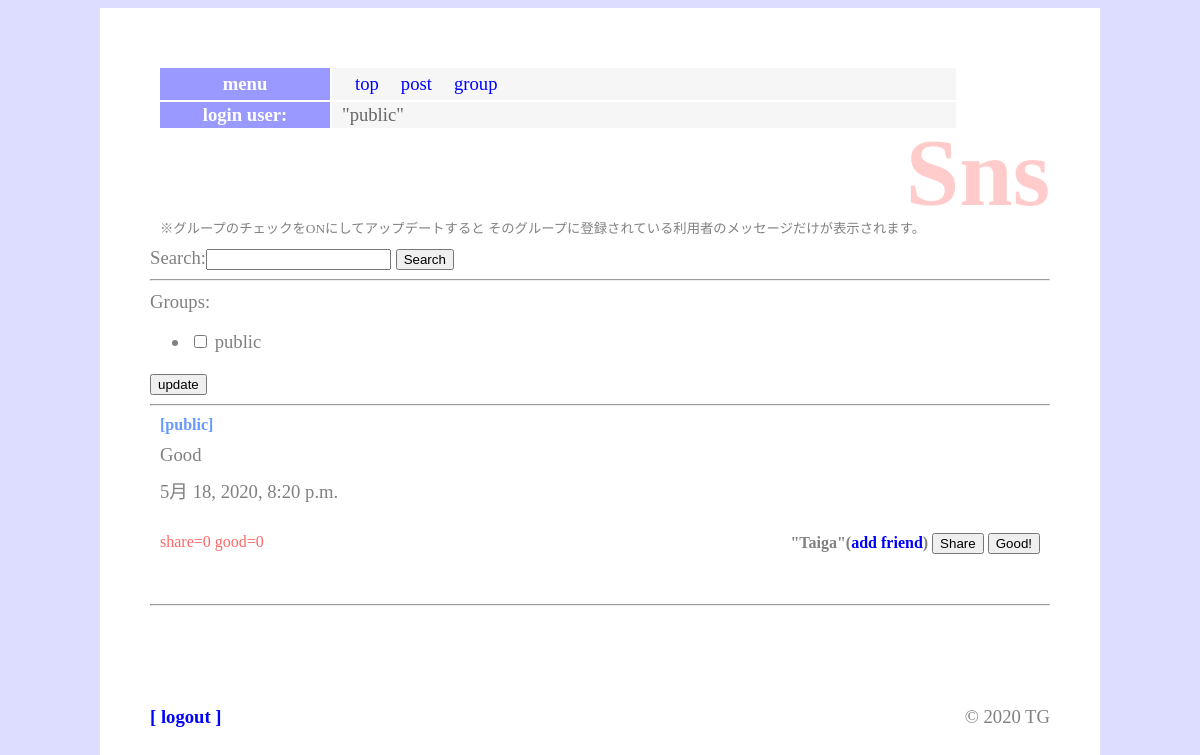
/sns/ (signed in), run on the app's committed database.
### sns/models.py (models this page shows, shortened)
class Message(models.Model):
    owner       = models.ForeignKey(User, on_delete=models.CASCADE, related_name='message_owner')
    group       = models.ForeignKey('Group', on_delete=models.CASCADE)
    content     = models.TextField(max_length=1000)
    share_id    = models.IntegerField(default=-1)
    good_count  = models.IntegerField(default=0)
    share_count = models.IntegerField(default=0)
    pub_data    = models.DateTimeField(auto_now_add=True)
    class Meta:
        ordering = ('-pub_data',)

### sns/views.py (the view)
# urls.py: path('', views.index, name='index'),
@login_required(login_url='/admin/login/')
def index(request):
    (public_user, public_group) = get_public()
    if request.method == 'POST':
        if request.POST['mode'] == '__check_form__':
            searchform = SearchForm()
            checkform = GroupCheckForm(request.user, request.POST)
            glist = []
            for item in request.POST.getlist('groups'):
                glist.append(item)
            messages = get_your_group_message(request.user, glist, None)
        if request.POST['mode'] == '__search_form__':
            searchform = SearchForm(request.POST)
            checkform = GroupCheckForm(request.user)
            gps = Group.objects.filter(owner=request.user)
            glist = [public_group]
            for item in gps:
                glist.append(item)
            messages = get_your_group_message(request.user, glist, request.POST['search'])
    else:
        searchform = SearchForm()
        checkform = GroupCheckForm(request.user)
        gps = Group.objects.filter(owner=request.user)
        glist = [public_group]
        for item in gps:
            glist.append(item)
        messages = get_your_group_message(request.user, glist, None)
    params = {
            'login_user': request.user,
            'contents': messages,
            'check_form': checkform,
            'search_form': searchform,
        }
    return render(request, 'sns/index.html', params)

### sns/forms.py
class GroupCheckForm(forms.Form):
    def __init__(self, user, *args, **kwargs):
        super(GroupCheckForm, self).__init__(*args, **kwargs)
        public = User.objects.filter(username='public').first()
        self.fields['groups'] = forms.MultipleChoiceField( \
                choices=[(item.title, item.title) for item in \
                    Group.objects.filter(owner__in=[user, public])],
                widget=forms.CheckboxSelectMultiple(),
            )

class SearchForm(forms.Form):
    search = forms.CharField(max_length=100)

### sns/models.py (called while the page is built)
    def __str__(self):
        return self.title

### sns/views.py (called while the page is built)
def get_your_group_message(owner, glist, find):
    (public_user, public_group) = get_public()
    groups = Group.objects.filter(Q(owner=owner) | Q(owner=public_user)).filter(title__in=glist)
    me_friends = Friend.objects.filter(group__in=groups)
    me_users = []
    for f in me_friends:
        me_users.append(f.user)
    his_groups = Group.objects.filter(owner__in=me_users)
    his_friends = Friend.objects.filter(user=owner).filter(group__in=his_groups)
    me_groups = []
    for hf in his_friends:
        me_groups.append(hf.group)
    if find == None:
        messages = Message.objects.filter(Q(group__in=groups) | Q(group__in=me_groups))[:100]
    else:
        messages = Message.objects.filter(Q(group__in=groups) | Q(group__in=me_groups)).filter(content__contains=find)[:100]
    return messages

def get_public():
    public_user = User.objects.filter(username='public').first()
    public_group = Group.objects.filter(owner=public_user).first()
    return (public_user, public_group)

### sns/templates/sns/index.html (shortened to what this page needs)
{% extends 'sns/layout.html' %}
{% block header %}
  <h1>Sns</h1>
  <p class="caption">
    ※グループのチェックをONにしてアップデートすると
    そのグループに登録されている利用者のメッセージだけが表示されます。
  </p>
{% endblock %}
{% block content %}
  <form action="{% url 'index' %}" method="post">
     {{ search_form }}
     <button>Search</button>
  </form>
  <hr>
  <form action="{% url 'index' %}" method="post">
     {{ check_form}}
    <button>update</button>
  </form>
  {% for item in contents %}
    <hr>
    <p class="message_public">
      {% if item.group.title == 'public' %}
        [public]
      {% endif %}
    </p>
    <p class="message_content">{{ item.content }}</p>
    <p class="message_data">{{ item.pub_data }}</p>
    <p class="message_owner">
      <span class="message_counter">share={{ item.share_count }} good={{ item.good_count }}</span>
      "{{ item.owner }}"(<a href="{% url 'add' %}?name={{ item.owner }}">add friend</a>)
      <a href="{% url 'share' item.id %}"><button>Share</button></a>
      <a href="{% url 'good' item.id %}"><button>Good!</button></a>
    </p>
  {% endfor %}
{% endblock %}

### sns/templates/sns/layout.html (shortened to what this page needs)
{% load static %}
<!DOCTYPE html>
<html lang="ja">
<head>
  <link rel='stylesheet' href="{% static 'sns/style.css' %}">
</head>
<body>
  <div class="body_content">
    <div class="body_content_inner">
      <table class="login_table" width="100%">
        <tr>
          <th width="150px">menu</th><td>
            <table class="login_table_inner">
              <tr>
                <td><a href="{% url 'index' %}">top</a></td>
                <td><a href="{% url 'post' %}">post</a></td>
                <td><a href="{% url 'groups' %}">group</a></td>
              </tr>
            </table>
        </tr>
        <tr>
          <th width="150px">login user:</th>
          <td>"{{login_user}}"</td>
        </tr>
      </table>
      <div class="header">
        {% block header %}
        {% endblock %}
      </div>
      <div class="content">
        {% block content %}
        {% endblock %}
      </div>
      <div class="footer"><hr></div>
      <span style="float:left;font-weight:bold">
        <a href="/admin/logout?next=/sns/">[ logout ]</a>
      </span>
      <span style="float:right;">&copy; 2020 TG</span>
    </div>
  </div>
</body>
</html>

### sns/static/sns/style.css (style rules this page uses)
body { display: flex; justify-content: center; align-items: center; background-color: #ddf; color: gray; font-size: 14pt; }
.body_content { width: 1000px; background-color: #fff; }
.body_content_inner { padding: 50px; }
h1 { color: red; opacity: .2; font-size: 72pt; margin-top: 0; margin-bottom: 0; text-align: right; line-height: 70px; }
p { margin: 10px; }
a { color: blue; text-decoration: none; }
table { margin: 10px; font-size: 14pt; }
table tr th { background-color: #99f; color: #fff; padding: 2px 10px; border-size: 2px; }
table tr td { background-color: #f6f6f6; color: #666; padding: 2px 10px; border-size:: 2px; }
.footer { font-size: 9pt; margin-top: 50px; margin-bottom: 100px; }
.login_table { padding: fixed; top: 0; left: 0; width: 800px; margin: 8px; }
.login_table_inner { padding: 1px; margin: 0; }
.login_table_inner tr td { padding: 0 10px; margin: 0; }
.caption { font-size: 10pt; }
.message_owner { text-align: right; font-size: 12pt; font-weight: bold; margin: 30px 10px 0 10px; }
.message_public { font-size: 12pt; font-weight: bold; color: #69f; }
.message_counter { float: left; font-weight: normal; font-size: 12pt; color: #f66; }

### data on the page
Message: shows "[public]", content "Good", pub_data "5月 18, 2020, 8:20 p.m.", share_count "0", good_count "0", owner "Taiga"

### other printed values
{{ login_user }} "public"
